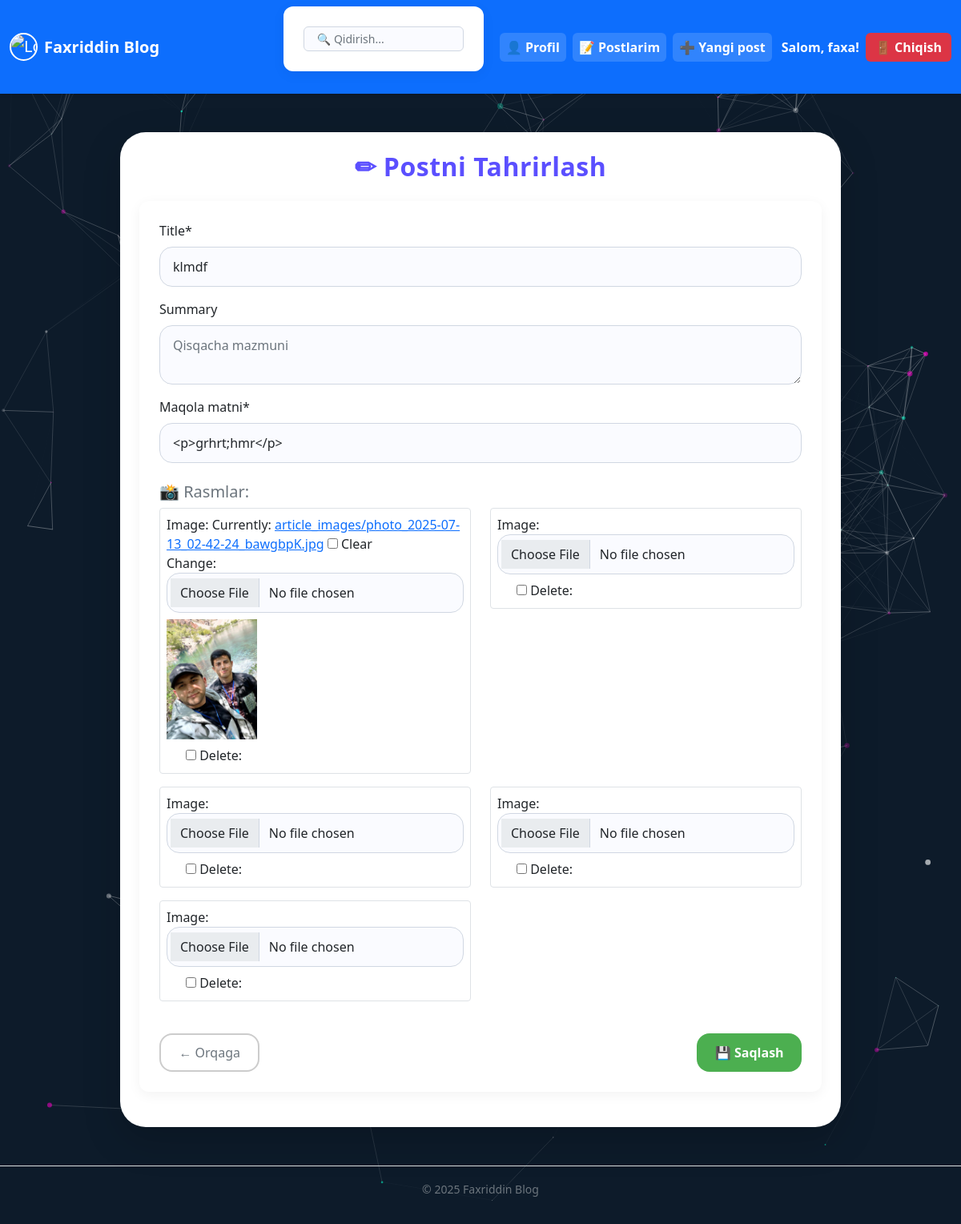
Page /articles/update/23/ (signed in) on the committed database.
### accounts/models.py (models this page shows, shortened)
class CustomUser(AbstractUser):
    age = models.PositiveIntegerField(null=True, blank=True)
    location = models.CharField(max_length=100, null=True, blank=True)
    profile_picture = models.ImageField(upload_to='profile_pics/', blank=True, null=True)

### articles/models.py (models this page shows, shortened)
class Article(models.Model):
    title=models.CharField(max_length=150)
    summary=models.CharField(max_length=250, blank=True)
    body=RichTextField()
    date=models.DateTimeField(auto_now_add=True)
    author=models.ForeignKey(
        User,
        on_delete=models.CASCADE,
        null=True
    )

class ArticleImage(models.Model):
    article = models.ForeignKey(Article, on_delete=models.CASCADE, related_name='images')
    image = models.ImageField(upload_to='article_images/')

### articles/views.py (the view, shortened to what this page needs)
# urls.py: path('update/<int:pk>/', ArticleUpdateview.as_view(), name='article_update' ),
class ArticleUpdateview(LoginRequiredMixin, UserPassesTestMixin, UpdateView):
    model = Article
    form_class = ArticleForm
    template_name = 'article_update.html'
    def test_func(self):
        return self.get_object().author == self.request.user
    def get_context_data(self, **kwargs):
        context = super().get_context_data(**kwargs)
        if self.request.POST:
            context['formset'] = ImageFormSet(
                self.request.POST, self.request.FILES,
                queryset=ArticleImage.objects.filter(article=self.object)
            )
        else:
            context['formset'] = ImageFormSet(
                queryset=ArticleImage.objects.filter(article=self.object)
            )
        return context

### articles/forms.py
class ArticleForm(forms.ModelForm):
    body = forms.CharField(widget=CKEditorWidget(), label='Maqola matni')
    class Meta:
        model = Article
        fields = ['title', 'summary', 'body']
        widgets = {
            'title': forms.TextInput(attrs={'class': 'form-control', 'placeholder': 'Sarlavha'}),
            'summary': forms.Textarea(attrs={'class': 'form-control', 'rows': 2, 'placeholder': 'Qisqacha mazmuni'}),
        }

### templates/article_update.html (shortened to what this page needs)
{% extends 'base.html' %}
{% load crispy_forms_tags %}
{% load static %}
{% block extrahead %}
    <link rel="stylesheet" href="{% static 'css/article_update.css' %}">
{% endblock %}
{% block content %}
<div class="container my-5 d-flex justify-content-center">
    <div class="card shadow-lg p-4 article-update-card w-100" style="max-width: 900px;">
        <h2 class="mb-4 text-center text-primary">✏ Postni Tahrirlash</h2>
        <form method="post" enctype="multipart/form-data" novalidate>
            {{ form|crispy }}
            <h5 class="mt-4 text-secondary">📸 Rasmlar:</h5>
            <div class="row">
                {% for form in formset %}
                    <div class="col-md-6 mb-3">
                        <div class="border rounded p-2">
                            {{ form.image.label_tag }} {{ form.image }}
                            {% if form.instance.image %}
                                <img src="{{ form.instance.image.url }}" alt="rasm" class="img-fluid mt-2" style="max-height: 150px;">
                            {% endif %}
                            <div class="form-check mt-2">
                                {{ form.DELETE }} {{ form.DELETE.label_tag }}
                            </div>
                        </div>
                    </div>
                {% endfor %}
            </div>
            <div class="d-flex justify-content-between mt-4">
                <a href="{% url 'article_detail' object.pk %}" class="btn btn-outline-secondary">
                    ← Orqaga
                </a>
                <button type="submit" class="btn btn-success">💾 Saqlash</button>
            </div>
        </form>
    </div>
</div>
{% endblock %}

### templates/base.html (shortened to what this page needs)
{% load static %}
<!DOCTYPE html>
<html lang="uz">
<head>
    <link href="https://cdn.jsdelivr.net/npm/bootstrap@5.0.2/dist/css/bootstrap.min.css" rel="stylesheet">
    <link rel="stylesheet" href="{% static 'css/base.css' %}">
    {% block extrahead %}{{ block.super }}{% endblock %}
</head>
<body class="bg-dark-blue">
<nav class="navbar navbar-expand-lg navbar-dark bg-primary shadow-sm">
    <div class="container-fluid">
        <a class="navbar-brand d-flex align-items-center" href="{% url 'article_list' %}">
            <img src="{% static 'img/me.jpg' %}" alt="Logo" width="35" height="35" class="rounded-circle me-2">
            <strong>Faxriddin Blog</strong>
        </a>
        <div class="collapse navbar-collapse justify-content-end" id="navbarNav">
            <form method="get" action="{% url 'article_list' %}" class="d-flex align-items-center me-3 position-relative" id="navbar-search-form">
                <input type="text" name="q" id="search-input" class="form-control form-control-sm" placeholder="🔍 Qidirish..." value="{{ request.GET.q }}">
            </form>
            {% if user.is_authenticated %}
            <ul class="navbar-nav align-items-center">
                <li class="nav-item">
                    <a class="nav-link nav-btn" href="{% url 'profil_view' %}">👤 Profil</a>
                </li>
                <li class="nav-item">
                    <a class="nav-link nav-btn" href="{% url 'my_posts' %}">📝 Postlarim</a>
                </li>
                <li class="nav-item">
                    <a class="nav-link nav-btn" href="{% url 'add_article' %}">➕ Yangi post</a>
                </li>
                <li class="nav-item text-white fw-bold mx-2">Salom, {{ user.username }}!</li>
                <li class="nav-item">
                    <form method="post" action="{% url 'logout' %}">
                        <button class="logout-red" type="submit">🚪 Chiqish</button>
                    </form>
                </li>
            </ul>
            {% else %}
            <ul class="navbar-nav">
                <li class="nav-item">
                    <a class="nav-link nav-btn" href="{% url 'login' %}">🔐 Kirish / Ro'yxatdan o'tish</a>
                </li>
            </ul>
            {% endif %}
        </div>
    </div>
</nav>
<div id="particles-js" style="position: fixed; width: 100%; height: 100%; z-index: -1;"></div>
<div class="content-wrapper container mt-4">
    {% block content %}
    {% endblock %}
</div>
<footer class="text-center text-muted mt-5 mb-3">
    <small>&copy; {% now "Y" %} Faxriddin Blog</small>
</footer>
</body>
</html>

### static/css/base.css (style rules this page uses)
body { font-family: 'Segoe UI', Tahoma, Geneva, Verdana, sans-serif; background-color: #030e1f; color: #212529 !important; margin: 0; padding: 0; }
.nav-btn { background-color: rgba(255, 255, 255, 0.15); border-radius: 6px; padding: 6px 12px; margin: 0 4px; color: #ffffff !important; font-weight: 600; transition: all 0.3s ease-in-out; border: none; text-decoration: none; display: inline-block; }
.logout-red { background-color: #dc3545 !important; color: #fff !important; border-radius: 6px; padding: 6px 12px; font-weight: 600; border: none; display: inline-block; transition: all 0.3s ease-in-out; }
.navbar .nav-item form { display: inline; background: transparent !important; padding: 0; margin: 0; box-shadow: none; }
.navbar-brand img { border: 2px solid #ffffff; }
#navbar-search-form { width: 250px; position: relative; }
#navbar-search-form .form-control { padding-right: 25px; font-size: 14px; height: 30px; border-radius: 6px; }
form { background-color: #ffffff; padding: 25px; border-radius: 12px; box-shadow: 0 4px 16px rgba(0, 0, 0, 0.05); margin-bottom: 20px; }
footer { border-top: 1px solid #ddd; padding: 1rem 0; margin-top: auto; color: #333; }
.content-wrapper { position: relative; z-index: 1; }
#particles-js { position: fixed; top: 0; left: 0; width: 100%; height: 100%; z-index: 0; background-color: #0d1b2a; }

### static/css/article_update.css (style rules this page uses)
body { background: linear-gradient(to right, #e8f0ff, #fdfcff); font-family: 'Segoe UI', Tahoma, Geneva, Verdana, sans-serif; color: #333; }
.article-update-card { width: 100%; max-width: 700px; border: none; border-radius: 2rem; background-color: #ffffff; box-shadow: 0 20px 60px rgba(0, 0, 0, 0.1); transition: all 0.3s ease-in-out; }
h2.text-primary { font-weight: 600; color: #5b4fff !important; font-size: 2rem; letter-spacing: 0.5px; }
form .form-control { border-radius: 1rem; border: 1px solid #d0d7e2; padding: 0.75rem 1rem; font-size: 1rem; background-color: #fafbff; transition: all 0.2s ease-in-out; }
.btn-success { background: #4CAF50; border: none; padding: 0.6rem 1.4rem; font-weight: bold; font-size: 1rem; border-radius: 1rem; transition: 0.3s; }
.btn-outline-secondary { border-radius: 1rem; border: 2px solid #ccc; padding: 0.6rem 1.4rem; transition: all 0.3s ease; }

### rows in the picture
CustomUser: username "faxa"
Article: title "klmdf", body "<p>grhrt;hmr</p>"
ArticleImage: instance.image (picture)
